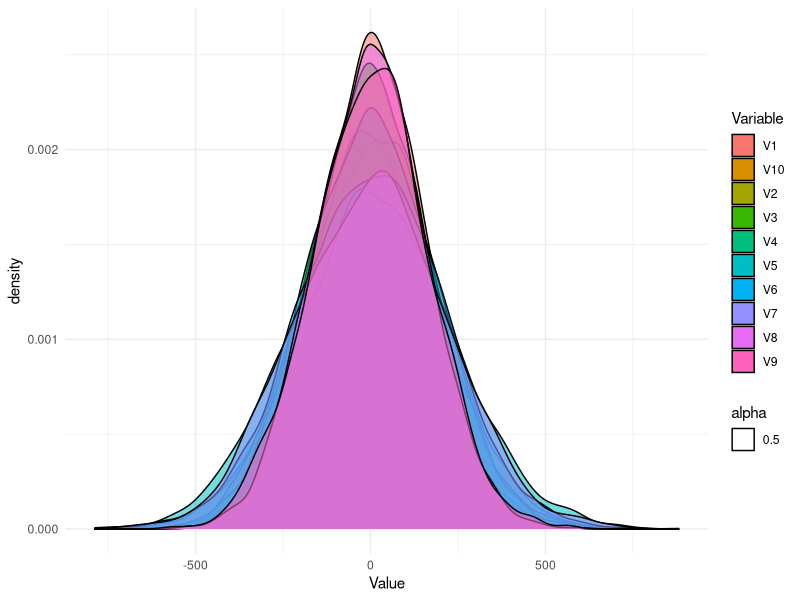
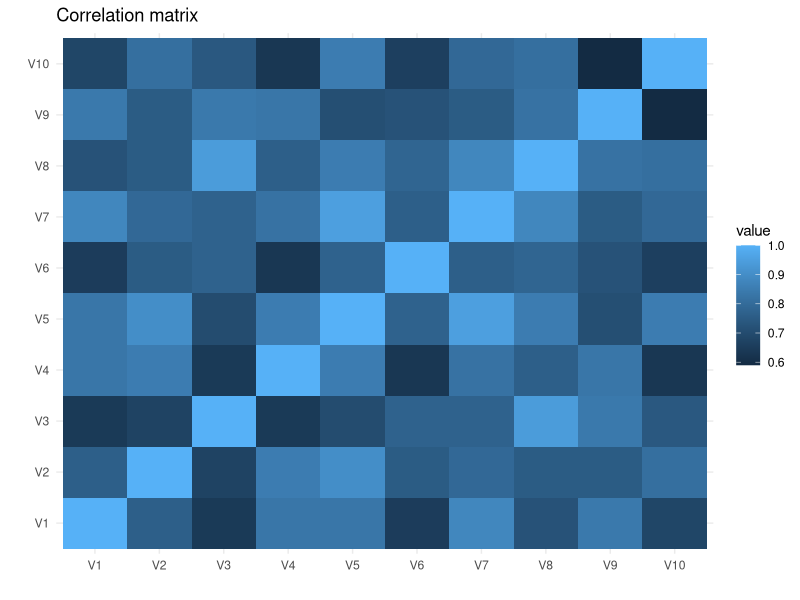
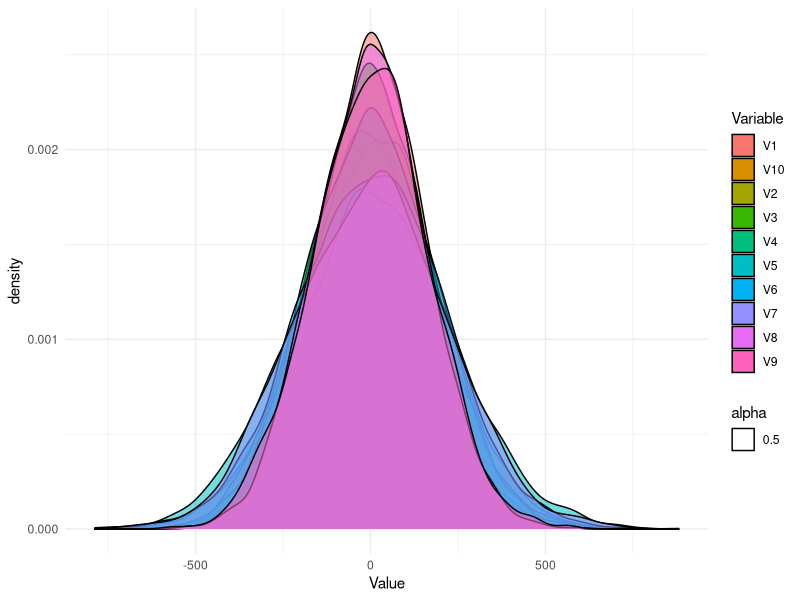

R code for these plots, in order:
## ---- chunk 1
knitr::opts_chunk$set(echo = TRUE)
## ---- chunk 2
library(tidyverse); theme_set(theme_minimal())
library(MASS)
## ---- chunk 3
N <- 10^4
n_cols <- 10
covars <- sample(1:n_cols^2, n_cols^2)
Sigma <- matrix(covars,n_cols,n_cols) # covariance matrix. Diagonal indicates variances

# Ensure positive definiteness:
Sigma <-  t(Sigma) %*% Sigma

X <- mvrnorm(n = N, rep(0, n_cols), Sigma)

df <- X %>% as_tibble()
## ---- chunk 4
effect_size.min <- 0.1 # Lowest effect size we care about detecting.
sig.level <- 0.005 # Type I error porbability. 0.005 is best practice in behavioural economics
power <- 0.8 # 1 - Type II error probability. With 20% probability, we fail to reject false null, given the effect size above.
sd <- 1

power_n <-  power.t.test(delta = effect_size.min, sd = sd, sig.level = sig.level, power = power, 
                               type = "two.sample", 
                               alternative = "two.sided")$n # number of observations required per group
## ---- chunk 5
df.samp <- sample_n(df, round(2*power_n))
## ---- chunk 6
# Density of distributions
df.g <- df.samp %>% gather(key = "Variable", value = "Value")
df.g %>% ggplot(aes(x = Value, fill = Variable, alpha = 0.5)) + geom_density()
ggsave("images/densities.png")

# Bivariate relationships
cormat <- round(cor(df.samp),2)
melted_cormat <- reshape2::melt(cormat)
melted_cormat %>% ggplot(aes(x=Var1, y=Var2, fill=value)) + 
  geom_tile() +
  labs(title = "Correlation matrix", y = " ", x = " ")
## ---- chunk 7


